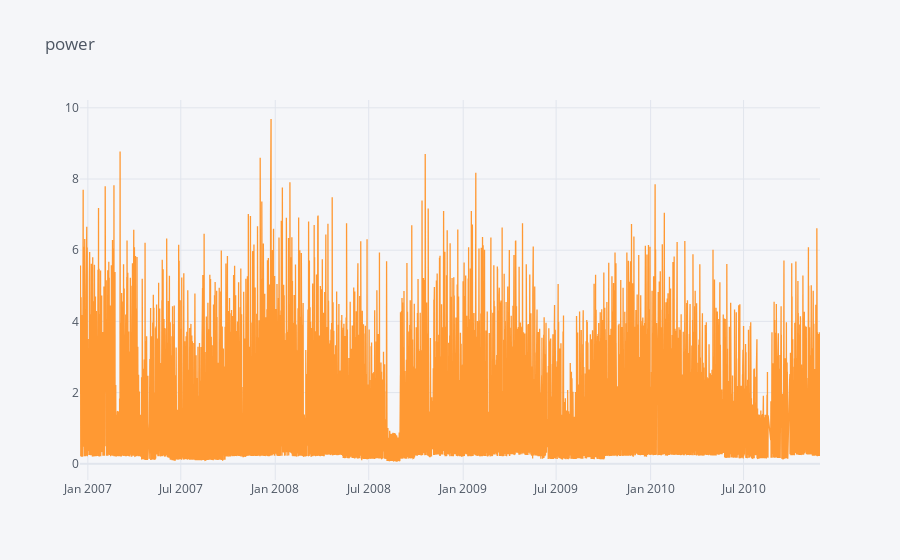

Write notebook code for a chart like this one.
### Code cell
#importing Pandas 
#importing plotly and cufflinks in offline mode
import cufflinks as cf
import plotly.offline
from  plotly.offline import plot_mpl
cf.go_offline()
cf.set_config_file(offline=False, world_readable=True)

data.iplot(title="power")

### Figure 1 — Plotly figure (JSON) as saved in the notebook; plotly's stock layout.template omitted (floating-point values rounded to 4 significant figures; data arrays with more than 128 entries replaced by an {"elided": "..."} marker saying what was removed)
{"data": [{"line": {"color": "rgba(255, 153, 51, 1.0)", "dash": "solid", "shape": "linear", "width": 1.3}, "mode": "lines", "name": "Global_active_power", "text": "", "type": "scatter", "x": {"elided": "34155 str values"}, "y": {"elided": "34155 float values"}}], "layout": {"legend": {"bgcolor": "#F5F6F9", "font": {"color": "#4D5663"}}, "paper_bgcolor": "#F5F6F9", "plot_bgcolor": "#F5F6F9", "title": {"font": {"color": "#4D5663"}, "text": "power"}, "xaxis": {"gridcolor": "#E1E5ED", "showgrid": true, "tickfont": {"color": "#4D5663"}, "title": {"font": {"color": "#4D5663"}, "text": ""}, "zerolinecolor": "#E1E5ED"}, "yaxis": {"gridcolor": "#E1E5ED", "showgrid": true, "tickfont": {"color": "#4D5663"}, "title": {"font": {"color": "#4D5663"}, "text": ""}, "zerolinecolor": "#E1E5ED"}}}
